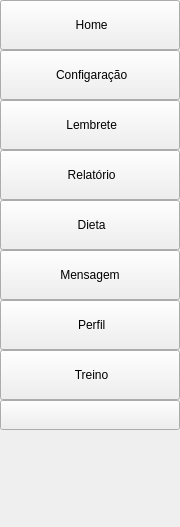
            <widget class="QWidget" name="menu">
             <property name="geometry">
              <rect>
               <x>0</x>
               <y>0</y>
               <width>180</width>
               <height>527</height>
              </rect>
             </property>
             <attribute name="label">
              <string>início</string>
             </attribute>
             <layout class="QVBoxLayout" name="verticalLayout_4">
              <property name="spacing">
               <number>0</number>
              </property>
              <property name="leftMargin">
               <number>0</number>
              </property>
              <property name="topMargin">
               <number>0</number>
              </property>
              <property name="rightMargin">
               <number>0</number>
              </property>
              <property name="bottomMargin">
               <number>0</number>
              </property>
              <item>
               <widget class="QPushButton" name="btn_Home">
                <property name="minimumSize">
                 <size>
                  <width>0</width>
                  <height>50</height>
                 </size>
                </property>
                <property name="sizeIncrement">
                 <size>
                  <width>0</width>
                  <height>0</height>
                 </size>
                </property>
                <property name="cursor">
                 <cursorShape>PointingHandCursor</cursorShape>
                </property>
                <property name="text">
                 <string> Home</string>
                </property>
                <property name="icon">
                 <iconset>
                  <normaloff>Icons/Home.png</normaloff>Icons/Home.png</iconset>
                </property>
               </widget>
              </item>
              <item>
               <widget class="QPushButton" name="btn_Config">
                <property name="minimumSize">
                 <size>
                  <width>0</width>
                  <height>50</height>
                 </size>
                </property>
                <property name="cursor">
                 <cursorShape>PointingHandCursor</cursorShape>
                </property>
                <property name="text">
                 <string> Configaração</string>
                </property>
                <property name="icon">
                 <iconset>
                  <normaloff>Icons/Configuracao.png</normaloff>Icons/Configuracao.png</iconset>
                </property>
               </widget>
              </item>
              <item>
               <widget class="QPushButton" name="btn_Lembrete">
                <property name="minimumSize">
                 <size>
                  <width>0</width>
                  <height>50</height>
                 </size>
                </property>
                <property name="cursor">
                 <cursorShape>PointingHandCursor</cursorShape>
                </property>
                <property name="text">
                 <string> Lembrete</string>
                </property>
                <property name="icon">
                 <iconset>
                  <normaloff>Icons/Alarme.png</normaloff>Icons/Alarme.png</iconset>
                </property>
               </widget>
              </item>
              <item>
               <widget class="QPushButton" name="btn_relatorio">
                <property name="minimumSize">
                 <size>
                  <width>0</width>
                  <height>50</height>
                 </size>
                </property>
                <property name="cursor">
                 <cursorShape>PointingHandCursor</cursorShape>
                </property>
                <property name="text">
                 <string> Relatório</string>
                </property>
                <property name="icon">
                 <iconset>
                  <normaloff>Icons/Relatorio.png</normaloff>Icons/Relatorio.png</iconset>
                </property>
               </widget>
              </item>
              <item>
               <widget class="QPushButton" name="btn_Dieta">
                <property name="minimumSize">
                 <size>
                  <width>0</width>
                  <height>50</height>
                 </size>
                </property>
                <property name="cursor">
                 <cursorShape>PointingHandCursor</cursorShape>
                </property>
                <property name="text">
                 <string> Dieta</string>
                </property>
                <property name="icon">
                 <iconset>
                  <normaloff>Icons/Alimentacao.png</normaloff>Icons/Alimentacao.png</iconset>
                </property>
               </widget>
              </item>
              <item>
               <widget class="QPushButton" name="btn_chat">
                <property name="minimumSize">
                 <size>
                  <width>0</width>
                  <height>50</height>
                 </size>
                </property>
                <property name="cursor">
                 <cursorShape>PointingHandCursor</cursorShape>
                </property>
                <property name="text">
                 <string>Mensagem</string>
                </property>
                <property name="icon">
                 <iconset>
                  <normaloff>Icons/Mensagens.png</normaloff>Icons/Mensagens.png</iconset>
                </property>
               </widget>
              </item>
              <item>
               <widget class="QPushButton" name="btn_Perfil">
                <property name="minimumSize">
                 <size>
                  <width>0</width>
                  <height>50</height>
                 </size>
                </property>
                <property name="cursor">
                 <cursorShape>PointingHandCursor</cursorShape>
                </property>
                <property name="text">
                 <string> Perfil</string>
                </property>
                <property name="icon">
                 <iconset>
                  <normaloff>Icons/Perfil.png</normaloff>Icons/Perfil.png</iconset>
                </property>
               </widget>
              </item>
              <item>
               <widget class="QPushButton" name="btn_treino">
                <property name="minimumSize">
                 <size>
                  <width>0</width>
                  <height>50</height>
                 </size>
                </property>
                <property name="cursor">
                 <cursorShape>PointingHandCursor</cursorShape>
                </property>
                <property name="text">
                 <string> Treino</string>
                </property>
                <property name="icon">
                 <iconset>
                  <normaloff>Icons/Treino.png</normaloff>Icons/Treino.png</iconset>
                </property>
               </widget>
              </item>
              <item>
               <widget class="QPushButton" name="btn_Sair">
                <property name="minimumSize">
                 <size>
                  <width>0</width>
                  <height>30</height>
                 </size>
                </property>
                <property name="cursor">
                 <cursorShape>PointingHandCursor</cursorShape>
                </property>
                <property name="text">
                 <string/>
                </property>
                <property name="icon">
                 <iconset>
                  <normaloff>Icons/Sair.png</normaloff>Icons/Sair.png</iconset>
                </property>
               </widget>
              </item>
              <item>
               <spacer name="verticalSpacer">
                <property name="orientation">
                 <enum>Qt::Vertical</enum>
                </property>
                <property name="sizeHint" stdset="0">
                 <size>
                  <width>20</width>
                  <height>40</height>
                 </size>
                </property>
               </spacer>
              </item>
             </layout>
            </widget>
